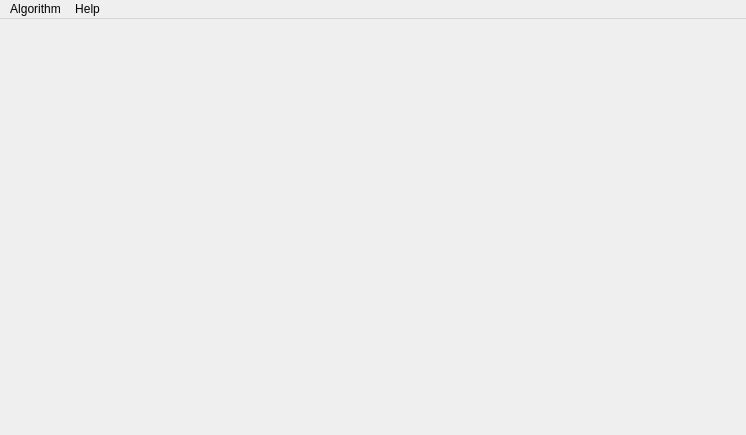
<?xml version="1.0" encoding="UTF-8"?>
<ui version="4.0">
 <class>MainWindow</class>
 <widget class="QMainWindow" name="MainWindow">
  <property name="enabled">
   <bool>true</bool>
  </property>
  <property name="geometry">
   <rect>
    <x>0</x>
    <y>0</y>
    <width>746</width>
    <height>435</height>
   </rect>
  </property>
  <property name="sizePolicy">
   <sizepolicy hsizetype="Fixed" vsizetype="Fixed">
    <horstretch>0</horstretch>
    <verstretch>0</verstretch>
   </sizepolicy>
  </property>
  <property name="windowTitle">
   <string>MainWindow</string>
  </property>
  <widget class="QWidget" name="MainPanel">
   <property name="enabled">
    <bool>true</bool>
   </property>
   <property name="sizePolicy">
    <sizepolicy hsizetype="Fixed" vsizetype="Fixed">
     <horstretch>0</horstretch>
     <verstretch>0</verstretch>
    </sizepolicy>
   </property>
   <property name="windowTitle">
    <string>Form</string>
   </property>
   <property name="layoutDirection">
    <enum>Qt::LeftToRight</enum>
   </property>
   <layout class="QHBoxLayout" name="horizontalLayout">
    <property name="sizeConstraint">
     <enum>QLayout::SetDefaultConstraint</enum>
    </property>
   </layout>
  </widget>
  <widget class="QMenuBar" name="menubar">
   <property name="geometry">
    <rect>
     <x>0</x>
     <y>0</y>
     <width>746</width>
     <height>22</height>
    </rect>
   </property>
   <widget class="QMenu" name="menuAlgorithm">
    <property name="title">
     <string>Algorithm</string>
    </property>
    <widget class="QMenu" name="menuCryptography">
     <property name="title">
      <string>Cryptography</string>
     </property>
     <addaction name="actionSignature"/>
     <addaction name="actionEncryption"/>
    </widget>
    <widget class="QMenu" name="menuHash_2">
     <property name="title">
      <string>Hash</string>
     </property>
     <addaction name="actionmd5"/>
     <addaction name="actionsha224"/>
     <addaction name="actionsha3_256"/>
     <addaction name="actionsha384"/>
     <addaction name="actionsha256"/>
    </widget>
    <addaction name="menuHash_2"/>
    <addaction name="actionData_compression"/>
    <addaction name="menuCryptography"/>
   </widget>
   <widget class="QMenu" name="menuAbout">
    <property name="title">
     <string>Help</string>
    </property>
    <addaction name="actionAbout"/>
   </widget>
   <addaction name="menuAlgorithm"/>
   <addaction name="menuAbout"/>
  </widget>
  <action name="actionData_compression">
   <property name="text">
    <string>Data compression</string>
   </property>
  </action>
  <action name="actionSignature">
   <property name="text">
    <string>Signature</string>
   </property>
  </action>
  <action name="actionEncryption">
   <property name="text">
    <string>Encryption</string>
   </property>
  </action>
  <action name="actionmd5">
   <property name="text">
    <string>md5</string>
   </property>
  </action>
  <action name="actionsha224">
   <property name="text">
    <string>sha224</string>
   </property>
  </action>
  <action name="actionsha3_256">
   <property name="text">
    <string>sha3-256 </string>
   </property>
  </action>
  <action name="actionsha384">
   <property name="text">
    <string>sha384</string>
   </property>
  </action>
  <action name="actionAbout">
   <property name="text">
    <string>About</string>
   </property>
  </action>
  <action name="actionsha256">
   <property name="text">
    <string>sha256</string>
   </property>
  </action>
 </widget>
 <resources/>
 <connections/>
</ui>
